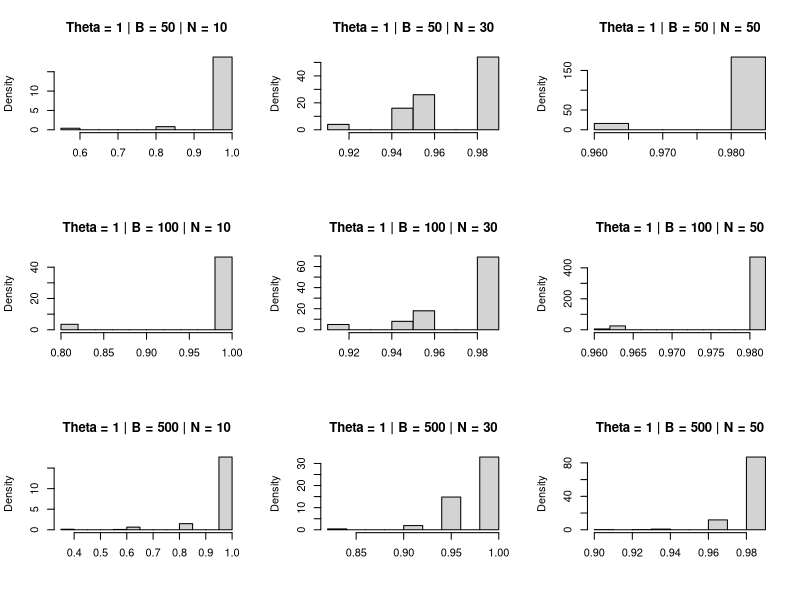
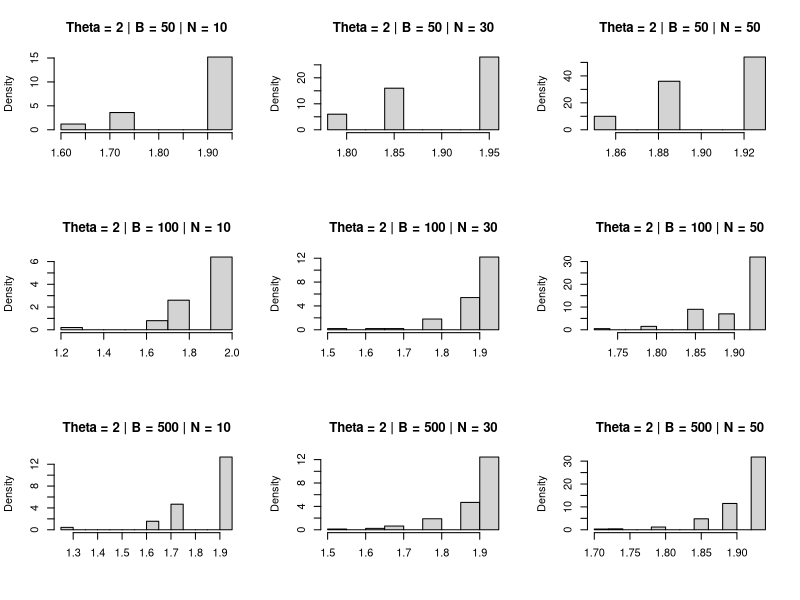
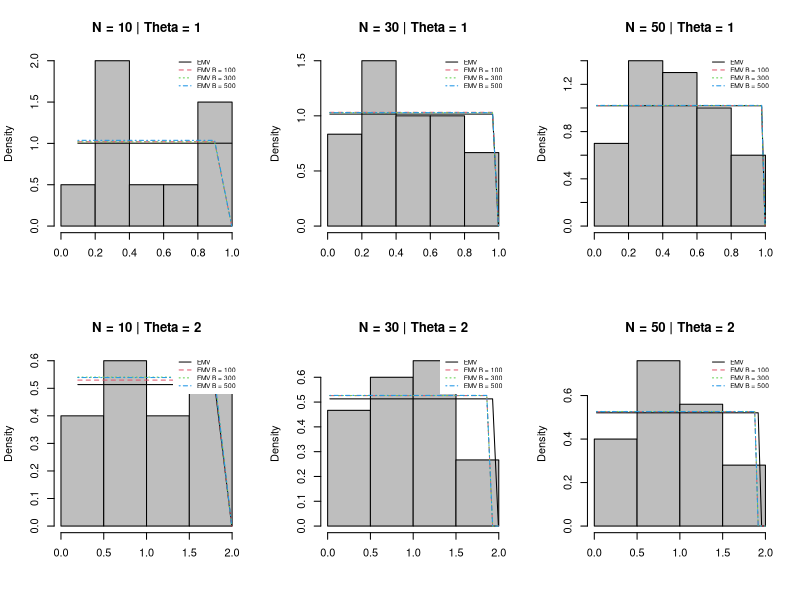

Here is the R script that generated these plots, in order:
bootstrap_uni <- function(nobs = c(10, 30, 50), B = c(50, 100, 500), theta = c(1, 2), seed = 123, 
                          type = 'non-parametric', view_results = T, export = T){
  
  if(!is.numeric(B) | !is.numeric(nobs) | !is.numeric(theta) |
     !is.numeric(seed) |!is.logical(view_results) |
     !is.logical(export)){
    stop('Some arguments entered in the function are wrong. Follow the instructions: \n
     * "nobs" -> These are the sample sizes that will be evaluated in the simulations, it must be a numerical vector.\n
     * "B" -> Represents the number of bootstrap sample size, must be a numeric argument.\n
     * "theta" -> These are the parameters of Uniform distribution that you want to estimate in you simulation. It must be a numerical vector.\n
     * "view_results" -> If you prefer to print the simulation results for each sample size and parameterization.\n
     * "export" -> Whether to save the results in .txt file.\n')
  }
  
  set.seed(seed)
  
  res_est_b_list <- list()
  res_est_b_list_full<-list()
  for(i in 1:length(theta)){
    for(j in 1:length(B)){
      res_est_b_list[[j]] <- `colnames<-`(matrix(c(0), nrow = B[j], ncol = length(nobs)), c(paste0('Nobs =  ', nobs)))
      
    }
    names(res_est_b_list) <- c(paste0('B = ', B))
    res_est_b_list_full[[i]] <- res_est_b_list
  }
  names(res_est_b_list_full) <- c(paste0('theta = ', theta))
  
  # Setting the environment to receive the results
  res_est_array <- array(c(0), dim = c(length(theta), length(B)+1, length(nobs)), 
                         dimnames = list(paste0('theta = ', theta),
                                         c('EMV', paste0('Est.B ', B)),
                                         paste0('nobs = ', nobs)))
  
  res_bias_array <- array(c(0), dim = c(length(theta), length(B)+1, length(nobs)), 
                          dimnames = list(paste0('theta = ', theta),
                                          c('Bias EMV', paste0('Bias Est.B ', B)),
                                          paste0('nobs = ', nobs)))
  
  res_sd_array <- array(c(0), dim = c(length(theta), length(B)+1, length(nobs)), 
                        dimnames = list(paste0('theta = ', theta),
                                        c('Sd EMV', paste0('Sd Est.B ', B)),
                                        paste0('nobs = ', nobs)))
  #Starts the simulation
  for(i in 1:length(nobs)){
    for(j in 1:length(theta)){
      x <- runif(n = nobs[i], min = 0, max = theta[j])
      n <-length(x)
      est_emv_exp <- max(x)
      sd_emv_exp <- sqrt(((n*theta[j])^2)/(((n-1)^2)*(n-2)))
      res_est_array[j, 1, i] <- est_emv_exp
      res_bias_array[j, 1, i] <- theta[j] - est_emv_exp
      res_sd_array[j, 1, i] <- sd_emv_exp
      for(k in 1:length(B)){
        vec_est_B <- numeric(B[k])
        for(l in 1:B[k]){
          resample_x <- sample(x, replace = T)
          vec_est_B[l] <- max(resample_x)
        }
        res_est_b_list_full[[j]][[k]][,i] <- vec_est_B
        res_est_array[j, k+1, i] <- mean(vec_est_B)
        res_bias_array[j, k+1, i] <- theta[j] - mean(vec_est_B)
        res_sd_array[j, k+1, i] <-  sd(vec_est_B)
        
      }    
    }
  }
  
  # if you want to print all the results in the terminal
  if(view_results){
    cat('\n')
    cat("Uniform Distribution \n")
    cat('\n')
    for(i in 1:length(nobs)){
      cat("####################################################\n")
      cat("Sample size:", nobs[i], '\n')
      cat("####################################################\n")
      for(j in 1:length(theta)){
        cat('\n')
        cat("Results for parameter", rownames(res_est_array)[j],"\n")
        cat("theta:", theta[j],'\n')
        cat("Estimate EMV:", res_est_array[j, 1, i],' \n')
        cat("BIAS EMV:", res_bias_array[j, 1, i],' \n')
        cat("Standard deviation EMV:", res_sd_array[j, 1, i],' \n')
        cat('\n')
        for(k in 1:length(B)){
          cat("Bootstrap sample size:", B[k], '\n')
          cat("Est.B", B[k], ':', res_est_array[j, k+1, i],' \n')
          cat("BIAS Est.B", B[k], ':', res_bias_array[j, k+1, i],' \n')
          cat("Sd Est.B", B[k],':', res_sd_array[j, k+1, i],' \n')
          cat('\n')
        }
        cat("####################################################\n")
      }
      cat('\n')
    }
  }
  
  # if you want to export the results saving as .txt file
  if(export){
    name_file_export<- paste0('Simulation results uniform.txt')
    file_sink <- file(name_file_export)
    sink(name_file_export, append = T)
    cat('\n')
    cat("Uniform Distribution \n")
    cat('\n')
    for(i in 1:length(nobs)){
      cat("####################################################\n")
      cat("Sample size:", nobs[i], '\n')
      cat("####################################################\n")
      for(j in 1:length(theta)){
        cat('\n')
        cat("Results for parameter", rownames(res_est_array)[j],"\n")
        cat("theta:", theta[j],'\n')
        cat("Estimate EMV:", res_est_array[j, 1, i],' \n')
        cat("BIAS EMV:", res_bias_array[j, 1, i],' \n')
        cat("Standard deviation EMV:", res_sd_array[j, 1, i],' \n')
        cat('\n')
        for(k in 1:length(B)){
          cat("Bootstrap sample size:", B[k], '\n')
          cat("Est.B", B[k], ':', res_est_array[j, k+1, i],' \n')
          cat("BIAS Est.B", B[k], ':', res_bias_array[j, k+1, i],' \n')
          cat("Sd Est.B", B[k],':', res_sd_array[j, k+1, i],' \n')
        }
        cat("####################################################\n")
      }
      cat('\n')
    }
    sink()
    close(file_sink)
  }
  
  #Storing within a list.
  list(res_est_b_list_full = res_est_b_list_full,
       res_est_array = res_est_array,
       res_bias_array = res_bias_array,
       res_sd_array = res_sd_array,
       nobs = nobs, B = B, theta = theta)
  
}

res <- bootstrap_uni(nobs = c(10, 30, 50), B = c(50, 100, 500), theta = c(1, 2), seed = 1987, 
                     type = 'non-parametric', view_results = F, export = T)

##########################################
####### SECTION FOR THE GRAPHICS #########
##########################################

library(tidyverse)
theta<-res$theta
B<-res$B
nobs<-res$nobs

# Graphics of distributions of the estimatives for theta = 1
par(mfrow = c(3,3))
for(j in 1:length(B)){
  for(k in 1:length(nobs)){
    hist(res$res_est_b_list_full[[1]][[j]][,k], freq = F,
         main = paste0('Theta = ', theta[1],' | B = ', B[j], ' | N = ', nobs[k]), 
         xlab = NULL)
  }
}

# Graphics of distributions of the estimatives for theta = 0.5
par(mfrow = c(3,3))
for(j in 1:length(B)){
  for(k in 1:length(nobs)){
    hist(res$res_est_b_list_full[[2]][[j]][,k], freq = F,
         main = paste0('Theta = ', theta[2],' | B = ', B[j], ' | N = ', nobs[k]), 
         xlab = NULL)
  }
}

par(mfrow = c(2,3))
seed = 1987
set.seed(seed)
# Nobs = 10 and Theta = 1
x <- runif(n = 10, min = 0, max = 1)
x2 <- seq(min(x), max(x), length = length(x))
hist(x, prob = T,  main = paste0('N = 10 | Theta = ', theta[1]), col = "gray", xlab = '')
lines(x2, dunif(x2, min = 0, max = res$res_est_array[1,1,1]), col = 1, lty = 1, lwd = 1)
lines(x2, dunif(x2, min = 0, max = res$res_est_array[1,2,1]), col = 2, lty = 2, lwd = 1)
lines(x2, dunif(x2, min = 0, max = res$res_est_array[1,3,1]), col = 3, lty = 3, lwd = 1)
lines(x2, dunif(x2, min = 0, max = res$res_est_array[1,4,1]), col = 4, lty = 4, lwd = 1)
legend('topright', cex= 0.6, lty = c(1:4), col= c(1:4),
       legend=c("EMV", "EMV B = 100", "EMV B = 300", "EMV B = 500"),
       box.lty=0)


set.seed(seed)
# Nobs = 30 and Theta = 1
x <- runif(n = 30, min = 0, max = 1)
x2 <- seq(min(x), max(x), length = length(x))
hist(x, prob = T,  main = paste0('N = 30 | Theta = ', theta[1]), col = "gray", xlab = '')
lines(x2, dunif(x2, min = 0, max = res$res_est_array[1,1,2]), col = 1, lty = 1, lwd = 1)
lines(x2, dunif(x2, min = 0, max = res$res_est_array[1,2,2]), col = 2, lty = 2, lwd = 1)
lines(x2, dunif(x2, min = 0, max = res$res_est_array[1,3,2]), col = 3, lty = 3, lwd = 1)
lines(x2, dunif(x2, min = 0, max = res$res_est_array[1,4,2]), col = 4, lty = 4, lwd = 1)
legend('topright', cex= 0.6, lty = c(1:4), col= c(1:4),
       legend=c("EMV", "EMV B = 100", "EMV B = 300", "EMV B = 500"),
       box.lty=0)

set.seed(seed)
# Nobs = 50 and Theta = 1
x <- runif(n = 50, min = 0, max = 1)
x2 <- seq(min(x), max(x), length = length(x))
hist(x, prob = T,  main = paste0('N = 50 | Theta = ', theta[1]), col = "gray", xlab = '')
lines(x2, dunif(x2, min = 0, max = res$res_est_array[1,1,3]), col = 1, lty = 1, lwd = 1)
lines(x2, dunif(x2, min = 0, max = res$res_est_array[1,2,3]), col = 2, lty = 2, lwd = 1)
lines(x2, dunif(x2, min = 0, max = res$res_est_array[1,3,3]), col = 3, lty = 3, lwd = 1)
lines(x2, dunif(x2, min = 0, max = res$res_est_array[1,4,3]), col = 4, lty = 4, lwd = 1)
legend('topright', cex= 0.6, lty = c(1:4), col= c(1:4),
       legend=c("EMV", "EMV B = 100", "EMV B = 300", "EMV B = 500"),
       box.lty=0)

####
set.seed(seed)
# Nobs = 10 and Theta = 2
x <- runif(n = 10, min = 0, max = 2)
x2 <- seq(min(x), max(x), length = length(x))
hist(x, prob = T,  main = paste0('N = 10 | Theta = ', theta[2]), col = "gray", xlab = '')
lines(x2, dunif(x2, min = 0, max = res$res_est_array[2,1,1]), col = 1, lty = 1, lwd = 1)
lines(x2, dunif(x2, min = 0, max = res$res_est_array[2,2,1]), col = 2, lty = 2, lwd = 1)
lines(x2, dunif(x2, min = 0, max = res$res_est_array[2,3,1]), col = 3, lty = 3, lwd = 1)
lines(x2, dunif(x2, min = 0, max = res$res_est_array[2,4,1]), col = 4, lty = 4, lwd = 1)
legend('topright', cex= 0.6, lty = c(1:4), col= c(1:4),
       legend=c("EMV", "EMV B = 100", "EMV B = 300", "EMV B = 500"),
       box.lty=0)

set.seed(seed)
# Nobs = 30 and Theta = 2
x <- runif(n = 30, min = 0, max = 2)
x2 <- seq(min(x), max(x), length = length(x))
hist(x, prob = T,  main = paste0('N = 30 | Theta = ', theta[2]), col = "gray", xlab = '')
lines(x2, dunif(x2, min = 0, max = res$res_est_array[2,1,2]), col = 1, lty = 1, lwd = 1)
lines(x2, dunif(x2, min = 0, max = res$res_est_array[2,2,2]), col = 2, lty = 2, lwd = 1)
lines(x2, dunif(x2, min = 0, max = res$res_est_array[2,3,2]), col = 3, lty = 3, lwd = 1)
lines(x2, dunif(x2, min = 0, max = res$res_est_array[2,4,2]), col = 4, lty = 4, lwd = 1)
legend('topright', cex= 0.6, lty = c(1:4), col= c(1:4),
       legend=c("EMV", "EMV B = 100", "EMV B = 300", "EMV B = 500"),
       box.lty=0)

set.seed(seed)
# Nobs = 50 and Theta = 2
x <- runif(n = 50, min = 0, max = 2)
x2 <- seq(min(x), max(x), length = length(x))
hist(x, prob = T,  main = paste0('N = 50 | Theta = ', theta[2]), col = "gray", xlab = '')
lines(x2, dunif(x2, min = 0, max = res$res_est_array[2,1,3]), col = 1, lty = 1, lwd = 1)
lines(x2, dunif(x2, min = 0, max = res$res_est_array[2,2,3]), col = 2, lty = 2, lwd = 1)
lines(x2, dunif(x2, min = 0, max = res$res_est_array[2,3,3]), col = 3, lty = 3, lwd = 1)
lines(x2, dunif(x2, min = 0, max = res$res_est_array[2,4,3]), col = 4, lty = 4, lwd = 1)
legend('topright', cex= 0.6, lty = c(1:4), col= c(1:4),
       legend=c("EMV", "EMV B = 100", "EMV B = 300", "EMV B = 500"),
       box.lty=0)

